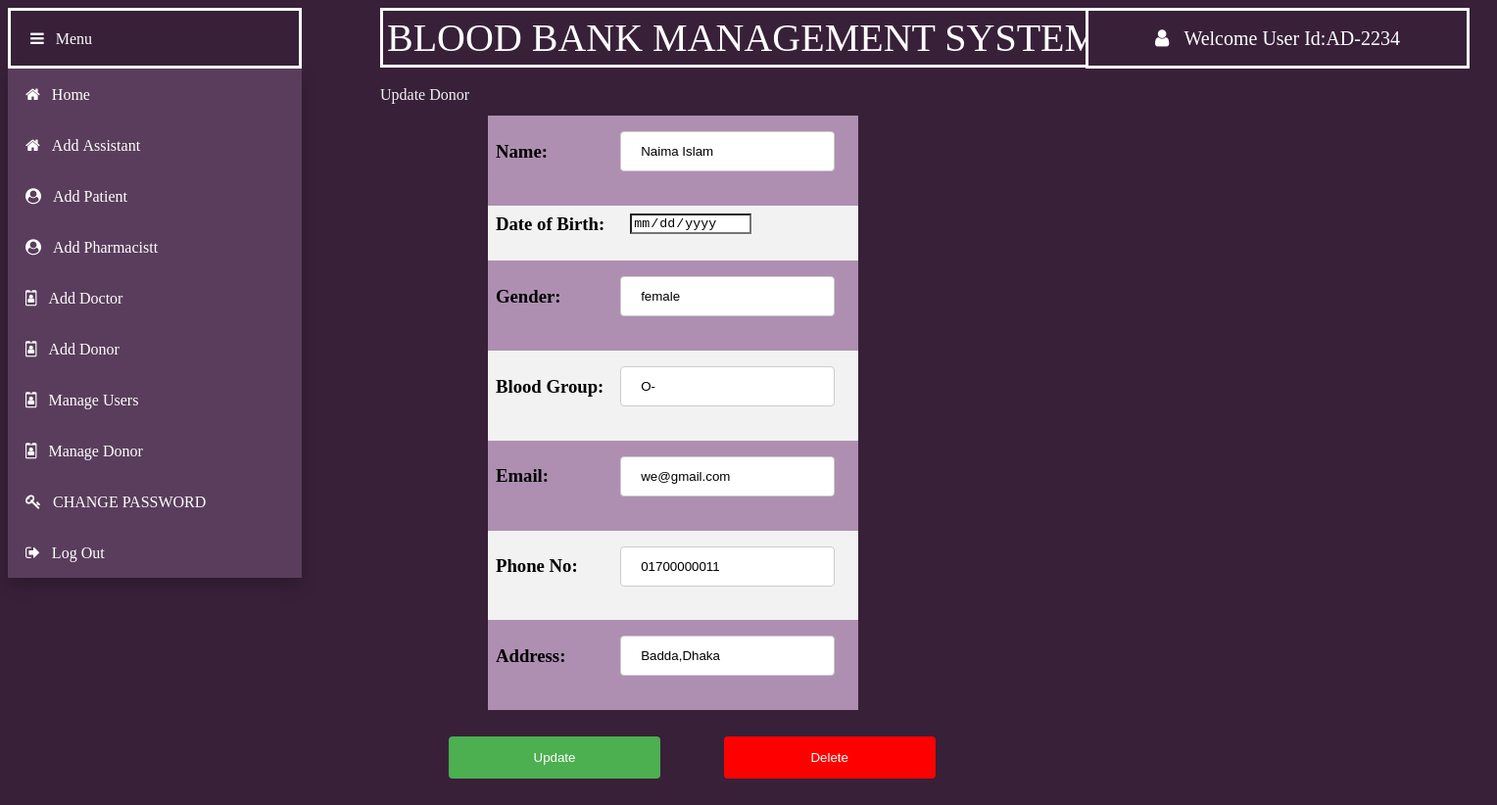
The page /views/Admin/updatedonor.php?id=D-2151936 (signed in) on the database its author committed.
### tables this page shows
CREATE TABLE `donor` (
  `c_id` varchar(30) NOT NULL,
  `name` varchar(30) NOT NULL,
  `dob` varchar(30) NOT NULL,
  `mobile` varchar(30) NOT NULL,
  `address` varchar(30) NOT NULL,
  `bloodgroup` varchar(30) NOT NULL,
  `status` varchar(30) NOT NULL,
  `gender` varchar(35) NOT NULL,
  `email` varchar(50) NOT NULL,
  `type` varchar(50) NOT NULL
);

### models/database.php (called while the page is built, shortened)
<?php
	 $serverName="localhost";
	 $userName="root";
	 $password="";
	 $dbName="health";
	function get($query)
	{
        $data=array();
		global $serverName,$userName,$password,$dbName;
		$conn = mysqli_connect( $serverName, $userName, $password, $dbName);
        $result=mysqli_query($conn,$query);
        if(mysqli_num_rows($result) > 0)
        {
            while($row = mysqli_fetch_assoc($result))
            {
                $entity=array();
                foreach($row as $k=>$v)
                {
                    $entity[$k] = $row[$k];
                }
                $data[] = $entity;
            }
        }
		return $data;
	}
?>

### controllers/donorController.php (called while the page is built, shortened)
<?php
    require_once '../../models/database.php';
    function getDonor($id)
	{
		$query="SELECT * FROM donor WHERE c_id='$id'";
		$cms=get($query);
		return $cms[0];
    }
?>

### views/Admin/updatedonor.php (the view, shortened to what this page needs)
<?php
include '../../controllers/donorController.php';
$eid = $_GET["id"];
$donor=getDonor($eid);
    $err_name="";
            $dob="";
?>
<html>
    <head>
        <link rel="stylesheet" href="https://cdnjs.cloudflare.com/ajax/libs/font-awesome/4.7.0/css/font-awesome.min.css">
        <link rel="stylesheet" type="text/css" href="css/updatedonor.css">
    </head>
    <body>
        <div class="title" >BLOOD BANK MANAGEMENT SYSTEM
        </div>
        <div class="dropdown">
            <button class="dropbtn"><i class="fa fa-bars">&nbsp;&nbsp;&nbsp;Menu</i></button>
               <div class="dropdown-content">
                    <button class="btn" onClick="location.href='home.php'" value='home'><i class="fa fa-home">&nbsp;&nbsp;&nbsp;Home</i></button><br>
					 <button class="btn" onClick="location.href='addassistant.php'" value='home'><i class="fa fa-home">&nbsp;&nbsp;&nbsp;Add Assistant</i></button><br>
                    <button class="btn" onClick="location.href='addpatient.php'" value='managepatient'><i class="fa fa-user-circle">&nbsp;&nbsp;&nbsp;Add Patient</i></button><br>
                    <button class="btn" onClick="location.href='addpharmacist.php'" value='managepharmacist'><i class="fa fa-user-circle">&nbsp;&nbsp;&nbsp;Add Pharmacistt</i></button><br>
                    <button class="btn" onClick="location.href='adddoctor.php'" value='managedoctor'><i class="fa fa-id-badge">&nbsp;&nbsp;&nbsp;Add Doctor</i></button><br>
					<button class="btn" onClick="location.href='adddonor.php'" value='managedoctor'><i class="fa fa-id-badge">&nbsp;&nbsp;&nbsp;Add Donor</i></button><br>
                     <button class="btn" onClick="location.href='manageuser.php'" value='manageassistant'><i class="fa fa-id-badge">&nbsp;&nbsp;&nbsp;Manage Users</i></button><br>
                    <button class="btn" onClick="location.href='managedonor.php'" value='managedonor'><i class="fa fa-id-badge">&nbsp;&nbsp;&nbsp;Manage Donor</i></button><br>
					<button class="btn" onClick="location.href='changepassword.php'" value='managepres'><i class="fa fa-key">&nbsp;&nbsp;&nbsp;CHANGE PASSWORD</i></button><br>
                    <button class="btn" onClick=" location.href='../logout.php'"><i class="fa fa-sign-out">&nbsp;&nbsp;&nbsp;Log Out</i></button><br>
                </div>
        </div>
        <div class="welcome" ><i class="fa fa-user">&nbsp;&nbsp;&nbsp;<?php echo "Welcome User Id:".$_SESSION["loggedinuser"];?></i>
        </div>
        <div class="text" >Update Donor</i>
        </div>
        <form method="post" action="">
        <div class="panel">
            <table  >
                <tr>
                    <td> <h3>Name:</h3></td>
                    <td><h3><input type="text" name="ename"  value="<?php echo $donor["name"];?>" ></h3></td>
                    <td><span style="color:red"><?php echo $err_name;?></span></td>
                </tr>
                <tr>
                    <td> <h3>Date of Birth:</h3></td>
                    <td><h3><input type="date" name="dob"  value="<?php echo $donor["$dob"];?>"  ></h3></td>
                    <td></td>
                </tr>
                <tr>
                    <td> <h3>Gender:</h3></td>
                    <td><h3><input type="text" name="gender"  value="<?php echo $donor["gender"];?>" > </h3></td>
                    <td></td>
                </tr>
				<tr>
                    <td> <h3>Blood Group:</h3></td>
                    <td><h3><input type="text" name="bloodgroup"  value="<?php echo $donor["bloodgroup"];?>"> </h3></td>
                    <td></td>
                </tr>
                <tr>
                    <td> <h3>Email:</h3></td>
                    <td style><h3><input type="text" name="email" value="<?php echo $donor["email"];?>"></h3></td>
                    <td></td>
                </tr>
                <tr>
                    <td> <h3>Phone No:</h3></td>
                    <td><h3><input type="text" name="phoneNumber" value="<?php echo $donor["mobile"];?>"></h3></td>
                    <td></td>
                </tr>
                <tr>
                    <td> <h3>Address:</h3></td>
                    <td><h3><input type="text" name="address1" value="<?php echo $donor["address"];?>"></h3></td>
                    <td></td>
                </tr>
            </table>
            <h3><input type="submit" name="submit" value="Update"> <input type="submit" name="delete" value="Delete" style="background-color:red"></h3>
        </div>
        </form>
    </body>
</html>

### views/Admin/css/updatedonor.css (style rules this page uses)
.title { background-color: #382039; color: white; padding: 4px; min-width:400px; font-size: 40px; text-align: center; border: solid; margin-left:380px; position: absolute; }
.dropbtn { background-color: #382039; color: white; padding: 20px; min-width:300px; font-size: 16px; width:30%; text-align:left; border: solid; cursor: pointer; }
.dropdown { position: absolute; display: inline-block; }
.dropdown-content { display: block; position: absolute; background-color: #2c2828; min-width: 300px; box-shadow: 0px 8px 16px 0px rgba(0,0,0,0.2); z-index: 1; }
.btn { background-color: #5a3d5c; border: none; color: white; padding: 18px; min-width:300px; font-size: 16px; text-align:left; cursor: pointer; }
.welcome { background-color: #382039; color: white; padding: 18px; min-width:350px; font-size: 20px; text-align: center; border: solid; margin-left:1100px; position: absolute; }
.text { color: #f2f2f2; margin-top: 80px; font-size: 16px; margin-left:380px; position: absolute; }
.panel { display: inline-block; background:#382039; min-height: 500px; min-width: 1080px; height: 100px; padding: 10px; border: navajowhite; margin-right: 30px; margin-left: 380px; margin-top:100px ; margin-bottom: 300px; }
input[type=text], select { width: 100%; padding: 12px 20px; margin: 8px 0; display: inline-block; border: 1px solid #ccc; border-radius: 4px; box-sizing: border-box; }
table { border-collapse: collapse; margin-left: 100px; }
th, td { text-align: left; padding: 8px; }
tr:nth-child(even) { background-color: #f2f2f2; }
tr:nth-child(odd) { background-color: #ae8fb1; }
input[type=submit] { width: 20%; background-color: #4CAF50; color: white; padding: 14px 10px; margin: 8px 0; border: none; border-radius: 4px; margin-left: 60px; cursor: pointer; }
[type="date"] { background:#fff url(https://cdn1.iconfinder.com/data/icons/cc_mono_icon_set/blacks/16x16/calendar_2.png) 97% 50% no-repeat ; margin-left: 10px; }
body { background-color:#382039; }

### rows shown on the page
donor: ename "Naima Islam", gender "female", bloodgroup "O-", email "we@gmail.com", phoneNumber "01700000011", address1 "Badda,Dhaka"

### other values the page prints
$_SESSION["loggedinuser"] "AD-2234"
